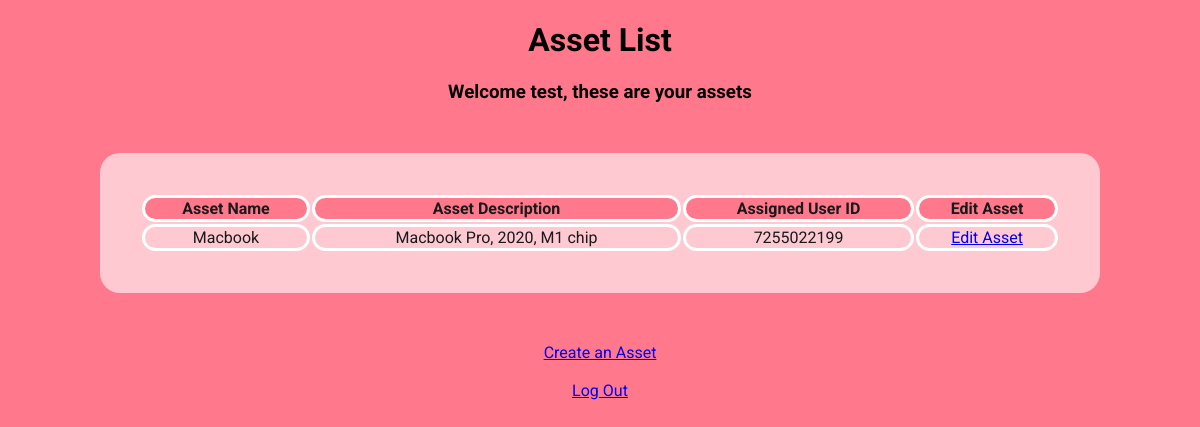
Before: /assets/7255022199 (signed in) with the older database file.
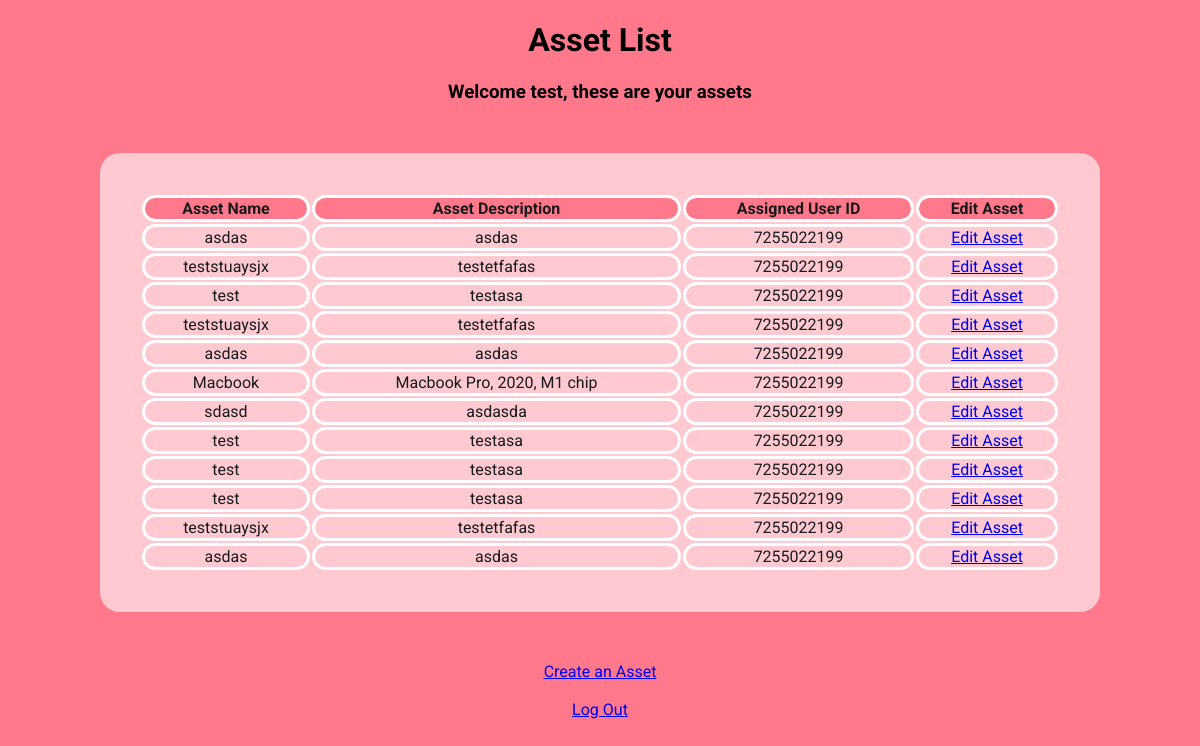
After: the same page with the newer database file.
### app.py (models this page shows, shortened)
class User(UserMixin, db.Model):
    user_id = db.Column(db.Integer, primary_key=True)
    email = db.Column(db.String(100), unique=True, nullable=False)
    first_name = db.Column(db.String(100))
    last_name = db.Column(db.String(100))
    password = db.Column(db.String(100), nullable=False)
    is_admin = db.Column(db.Integer, default=0)
    assets = db.relationship('Asset', backref='user', lazy=True)

class Asset(UserMixin, db.Model):
    asset_id = db.Column(db.Integer, primary_key=True)
    name = db.Column(db.String(100))
    description = db.Column(db.String(1000))
    user_id = db.Column(db.Integer, db.ForeignKey(
        "user.user_id"), nullable=False)

### app.py (the view)
@app.route("/assets/<int:user_id>")
@login_required
def assets(user_id):
    user = User.query.get(user_id)
    if user:
        if current_user.is_admin:
            assets = Asset.query.all()
            return render_template('assets.html', user=user, assets=assets)
        else:
            assets = user.assets
            return render_template('assets.html', user=user, assets=assets)
    else:
        return "User not found"

### app.py (called while the page is built)
@login_manager.user_loader
def load_user(user_id):
    return User.query.get(int(user_id))

### templates/assets.html (shortened to what this page needs)
<!DOCTYPE html>
<html>
<head>
    <link rel="stylesheet" href="/static/assets.css">
</head>
<body>
    <h1>Asset List</h1>
    <h3>Welcome {{ current_user.first_name }}, these are your assets</h3>
    <table class="assets-table">
        <tr>
            <th>Asset Name</th>
            <th>Asset Description</th>
            <th>Assigned User ID</th>
            <th>Edit Asset</th>
        </tr>
        {% for asset in assets %}
        <tr>
            <td>{{ asset.name }}</td>
            <td>{{ asset.description }}</td>
            <td>{{ asset.user_id }}</td>
            <td>
                <a href="{{ url_for('edit_asset', user_id=current_user.user_id, asset_id=asset.asset_id) }}">Edit Asset</a>
            </td>
        </tr>
        {% endfor %}
    </table>
    <a href="{{ url_for('create_asset') }}">Create an Asset</a>
    <br>
    <br>
    <a href="{{ url_for('logout') }}" id="logoutButton">Log Out</a>
</body>
</html>

### static/assets.css (style rules this page uses)
body { background: #FF788B; text-align: center; justify-content: center; align-items:flex-start; font-family: roboto; }
table { background-color: #FFC9D1; width: 1000px; margin:50px auto; border-radius: 20px; padding: 40px; box-sizing: border-box; background: #FFC9D1; color: #171B1B; }
th { border: solid white; border-radius: 20px; background-color: #FF788B; }
td { border: solid white; border-radius: 20px; }

Changed rows visible on the page:
added Asset: name "asdas", description "asdas", user_id "7255022199"
added Asset: name "teststuaysjx", description "testetfafas", user_id "7255022199"
added Asset: name "test", description "testasa", user_id "7255022199"
added Asset: name "teststuaysjx", description "testetfafas", user_id "7255022199"
added Asset: name "asdas", description "asdas", user_id "7255022199"
added Asset: name "sdasd", description "asdasda", user_id "7255022199"
added Asset: name "test", description "testasa", user_id "7255022199"
added Asset: name "test", description "testasa", user_id "7255022199"
added Asset: name "test", description "testasa", user_id "7255022199"
added Asset: name "teststuaysjx", description "testetfafas", user_id "7255022199"
added Asset: name "asdas", description "asdas", user_id "7255022199"
